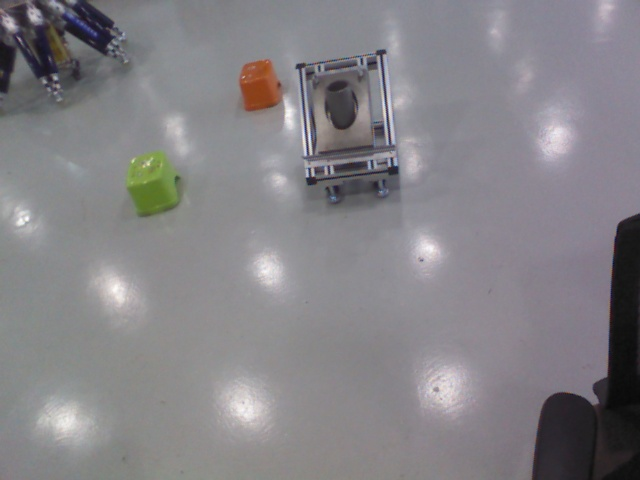
//> input picture OpenCV2-examples/1-src/【9】第九章/【84】模板匹配/84_模板匹配/3.jpg, 640 x 480 px
$ ./84_matchTemplate   (built with g++ and OpenCV 4)
//> lines starting //> are read from the running program, lines starting //| are printed output that depends on the picture; after the words box and inside, x2 and y2 are one past the last pixel; in counts of white or black regions, pixels touching at a corner belong together
//--------------------------------------【程序说明】-------------------------------------------
//		程序说明：《OpenCV3编程入门》OpenCV2版书本配套示例程序84
//		程序描述：模板匹配示例
//		开发测试所用操作系统： Windows 7 64bit
//		开发测试所用IDE版本：Visual Studio 2010
//		开发测试所用OpenCV版本：	2.4.9
//		2014年06月 Created by @浅墨_毛星云
//		2014年11月 Revised by @浅墨_毛星云
//------------------------------------------------------------------------------------------------


//---------------------------------【头文件、命名空间包含部分】----------------------------
//		描述：包含程序所使用的头文件和命名空间
//------------------------------------------------------------------------------------------------
#include "opencv2/highgui/highgui.hpp"
#include "opencv2/imgproc/imgproc.hpp"
using namespace cv;


//-----------------------------------【宏定义部分】--------------------------------------------
//  描述：定义一些辅助宏
//------------------------------------------------------------------------------------------------
#define WINDOW_NAME1 "【原始图片】"        //为窗口标题定义的宏
#define WINDOW_NAME2 "【匹配窗口】"        //为窗口标题定义的宏

//-----------------------------------【全局变量声明部分】------------------------------------
//          描述：全局变量的声明
//-----------------------------------------------------------------------------------------------
Mat g_srcImage; Mat g_templateImage; Mat g_resultImage;
int g_nMatchMethod;
int g_nMaxTrackbarNum = 5;

//-----------------------------------【全局函数声明部分】--------------------------------------
//          描述：全局函数的声明
//-----------------------------------------------------------------------------------------------
void on_Matching( int, void* );
static void ShowHelpText( );


//-----------------------------------【main( )函数】--------------------------------------------
//          描述：控制台应用程序的入口函数，我们的程序从这里开始执行
//-----------------------------------------------------------------------------------------------
int main(  )
{
	//【0】改变console字体颜色
	system("color 1F");

	//【0】显示帮助文字
	ShowHelpText();

	//【1】载入原图像和模板块
	g_srcImage = imread( "3.jpg", 1 );
//> g_srcImage is the input picture: 480 rows x 640 cols, CV_8UC3; mean B, G, R 134.2, 130.1, 132.5
	g_templateImage = imread( "4_5.jpg", 1 );
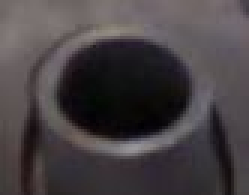
//> input picture OpenCV2-examples/1-src/【9】第九章/【84】模板匹配/84_模板匹配/4_5.JPG, 83 x 65 px (shown 3 times larger)
//> g_templateImage is the input picture: 65 rows x 83 cols, CV_8UC3; mean B, G, R 67.8, 65.3, 71.3

	//【2】创建窗口
	namedWindow( WINDOW_NAME1, CV_WINDOW_AUTOSIZE );
	namedWindow( WINDOW_NAME2, CV_WINDOW_AUTOSIZE );

	//【3】创建滑动条并进行一次初始化
	createTrackbar( "方法", WINDOW_NAME1, &g_nMatchMethod, g_nMaxTrackbarNum, on_Matching );
	on_Matching( 0, 0 );

	waitKey(0);
	return 0;

}

//-----------------------------------【on_Matching( )函数】--------------------------------
//          描述：回调函数
//-------------------------------------------------------------------------------------------
void on_Matching( int, void* )
{
	//【1】给局部变量初始化
	Mat srcImage;
	g_srcImage.copyTo( srcImage );

	//【2】初始化用于结果输出的矩阵
	int resultImage_rows = g_srcImage.rows - g_templateImage.rows + 1;
//> resultImage_rows = 416
	int resultImage_cols = g_srcImage.cols - g_templateImage.cols + 1;
//> resultImage_cols = 558
	g_resultImage.create(resultImage_rows, resultImage_cols, CV_32FC1);

	//【3】进行匹配和标准化
	matchTemplate( g_srcImage, g_templateImage, g_resultImage, g_nMatchMethod );
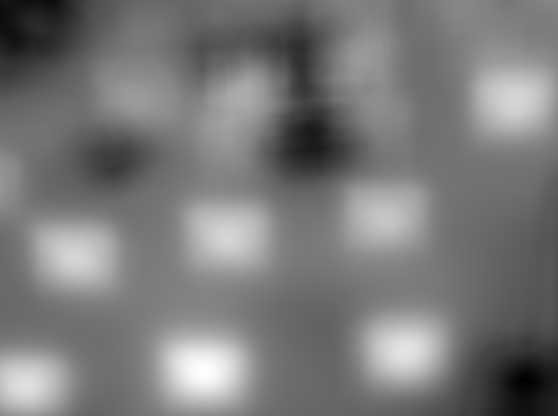
//> g_resultImage: 416 rows x 558 cols, CV_32FC1; min 19970092, max 205708784, mean 108564928; drawn with min black and max white
	normalize( g_resultImage, g_resultImage, 0, 1, NORM_MINMAX, -1, Mat() );

	//【4】通过函数 minMaxLoc 定位最匹配的位置
	double minValue; double maxValue; Point minLocation; Point maxLocation;
	Point matchLocation;
	minMaxLoc( g_resultImage, &minValue, &maxValue, &minLocation, &maxLocation, Mat() );
//> minValue = 0; maxValue = 1; minLocation = Point(523, 380); maxLocation = Point(203, 372)

	//【5】对于方法 SQDIFF 和 SQDIFF_NORMED, 越小的数值有着更高的匹配结果. 而其余的方法, 数值越大匹配效果越好
	if( g_nMatchMethod  == CV_TM_SQDIFF || g_nMatchMethod == CV_TM_SQDIFF_NORMED )
	{ matchLocation = minLocation; }
//> matchLocation = Point(523, 380)
	else
	{ matchLocation = maxLocation; }

	//【6】绘制出矩形，并显示最终结果
	rectangle( srcImage, matchLocation, Point( matchLocation.x + g_templateImage.cols , matchLocation.y + g_templateImage.rows ), Scalar(0,0,255), 2, 8, 0 );
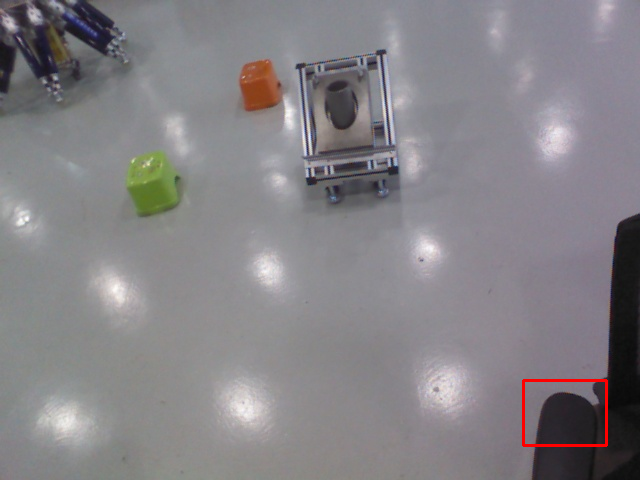
//> srcImage: 480 rows x 640 cols, CV_8UC3; 0.29% of pixels changed, all inside (x1, y1, x2, y2) = (522, 379, 608, 447)
	rectangle( g_resultImage, matchLocation, Point( matchLocation.x + g_templateImage.cols , matchLocation.y + g_templateImage.rows ), Scalar(0,0,255), 2, 8, 0 );
//> g_resultImage: 416 rows x 558 cols, CV_32FC1; min 0, max 1, mean 0.477

	imshow( WINDOW_NAME1, srcImage );
	imshow( WINDOW_NAME2, g_resultImage );

}


//-----------------------------------【ShowHelpText( )函数】----------------------------------
//          描述：输出一些帮助信息
//----------------------------------------------------------------------------------------------
static void ShowHelpText()
{
	//输出欢迎信息和OpenCV版本
	printf("\n\n\t\t\t非常感谢购买《OpenCV3编程入门》一书！\n");
	printf("\n\n\t\t\t此为本书OpenCV2版的第84个配套示例程序\n");
	printf("\n\n\t\t\t   当前使用的OpenCV版本为：" CV_VERSION );
	printf("\n\n  ----------------------------------------------------------------------------\n");
	//输出一些帮助信息
	printf("\t欢迎来到【模板匹配】示例程序~\n");
	printf("\n\n\t请调整滑动条观察图像效果\n\n");
	printf(  "\n\t滑动条对应的方法数值说明: \n\n"
		"\t\t方法【0】- 平方差匹配法(SQDIFF)\n"
		"\t\t方法【1】- 归一化平方差匹配法(SQDIFF NORMED)\n"
		"\t\t方法【2】- 相关匹配法(TM CCORR)\n"
		"\t\t方法【3】- 归一化相关匹配法(TM CCORR NORMED)\n"
		"\t\t方法【4】- 相关系数匹配法(TM COEFF)\n"
		"\t\t方法【5】- 归一化相关系数匹配法(TM COEFF NORMED)\n" );
}
